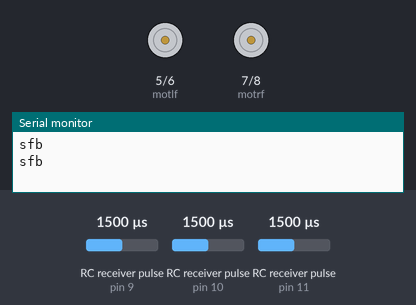
A sketch run on a simulated Arduino Uno, built with avr-gcc and run on an emulated ATmega328P. On the bench: motor-driver pin pairs drawn as motors (green arrow = first pin HIGH = forward, orange = second pin HIGH = backward, longer = more drive), the last lines printed to the serial monitor. Wiring (inferred from the names in the program): 3 × RC receiver channel: data pin 9 / data pin 10 / data pin 11. Inputs (shaded band) come from the test bench; at power-on: RC receiver pulse (sensors on pin 9, pin 10, pin 11) 1500 µs.

Above: at 1.2 s.
1.3 s: RC receiver pulse (sensor on pin 9) set to 1437 µs
3.2 s: RC receiver pulse (sensor on pin 9) set to 1408 µs
At 4.6 s:
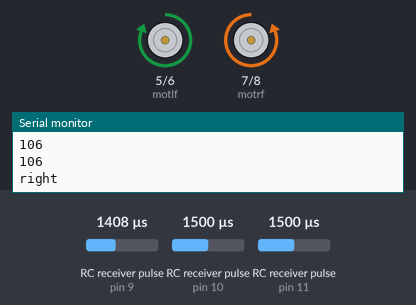
5.6 s: RC receiver pulse (sensor on pin 10) set to 1429 µs
8.3 s: RC receiver pulse (sensor on pin 10) set to 1404 µs
At 11.0 s:
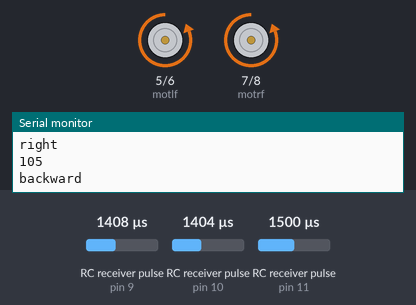
11.3 s: RC receiver pulse (sensor on pin 10) set to 1750 µs
At 14.1 s:
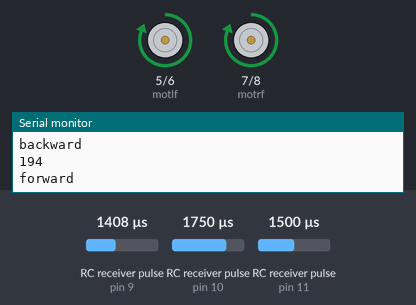
14.3 s: RC receiver pulse (sensor on pin 10) set to 1593 µs
16.5 s: RC receiver pulse (sensor on pin 10) set to 1569 µs
At 19.5 s:
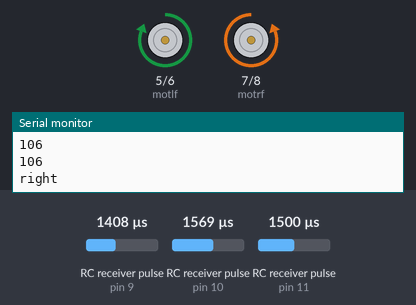
Timing chart, 0 to 20.5 s (numbered marks = the images above; inputs shaded):
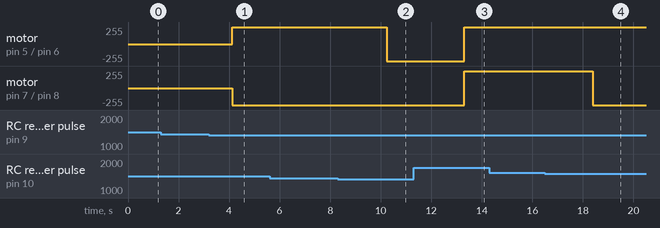

The sketch:

forward_and_backward.ino
```cpp
const int ch1 = 10;//RX chanal 1
const int ch2 = 9;//RX chanal 2
const int ch3 = 11;//RX chanal 3
const int motlf = 5;//If this pin is high then the left motor will rotate clockwise
const int motlb = 6;//Left motor anti clockwise
const int motrf = 7;//Right motor clockwise
const int motrb = 8;//Right mtor anti clockwise
const int motspeed = 3;//chanal to control motor speed
int ch1pwm,ch2pwm,ch3pwm,mapch1pwm,mapch2pwm,mapch3pwm;
char switchchar;
void setup(){
// put your setup code here, to run once:
pinMode(ch1,INPUT);
pinMode(ch2,INPUT);
pinMode(ch3,INPUT);
pinMode(motlf,OUTPUT);
pinMode(motlb,OUTPUT);
pinMode(motrf,OUTPUT);
pinMode(motrb,OUTPUT);
Serial.begin(9600);
}

void loop() {
// put your main code here, to run repeatedly:
ch1pwm = pulseIn(ch1,HIGH);
ch3pwm = pulseIn(ch3,HIGH);
ch2pwm = pulseIn(ch2,HIGH);
//The signal from the tx is between 994 & 1981 so we map the sigmal in between 0 & 254
mapch1pwm = map(ch1pwm,994,1981,0,254);
mapch2pwm = map(ch2pwm,994,1981,0,254);
mapch3pwm = map(ch3pwm,994,1981,0,254);
//Serial.println(mapch1pwm);
analogWrite(ch3,mapch3pwm);
if(mapch1pwm<110||mapch1pwm>150)//if the value of chanal is between 120 and 140 then move forward
{
if(mapch1pwm<120)
{
Serial.println(mapch1pwm);
backward();
}
else  if(mapch1pwm>140)
{
  Serial.println(mapch1pwm);
   forward();
}

}
else if(mapch2pwm>150||mapch2pwm<110)
{
if(mapch2pwm>140)
{
   Serial.println(mapch2pwm);
   left();
}
else if(mapch2pwm<120)
{
Serial.println(mapch2pwm);
Serial.println(mapch2pwm);
right();
}
}
else
{
  stope();
  Serial.println("sfb");

}
}
void forward()
{
  Serial.println("forward");
  digitalWrite(motlf,HIGH);
  digitalWrite(motlb,LOW);
  digitalWrite(motrf,HIGH);
  digitalWrite(motrb,LOW);
}
void backward()
{
  Serial.println("backward");
  digitalWrite(motlf,LOW);
  digitalWrite(motlb,HIGH);
  digitalWrite(motrf,LOW);
  digitalWrite(motrb,HIGH);
}
void right()
{
  Serial.println("right");
  digitalWrite(motlf,HIGH);
  digitalWrite(motlb,LOW);
  digitalWrite(motrf,LOW);
  digitalWrite(motrb,HIGH);
}
void left()
{
  Serial.println("left");
  digitalWrite(motlf,LOW);
  digitalWrite(motlb,HIGH);
  digitalWrite(motrf,HIGH);
  digitalWrite(motrb,LOW);
}
void stope()
{
  digitalWrite(motlf,LOW);
  digitalWrite(motlb,LOW);
  digitalWrite(motrf,LOW);
  digitalWrite(motrb,LOW);
}
```

Measured:
- the behaviour switches between 1421 and 1420 µs on RC receiver pulse (sensor on pin 9) (found by bisection; images 0 and 1)
- the behaviour switches between 1421 and 1420 µs on RC receiver pulse (sensor on pin 10) (found by bisection; images 1 and 2)
- the behaviour switches between 1580 and 1579 µs on RC receiver pulse (sensor on pin 10) (found by bisection; images 3 and 4)
- after the input at 3.2 s, motor on pin 5 (motlf) / pin 6 (motlb): stopped → forward 255/255 after 0.92 s; motor on pin 7 (motrf) / pin 8 (motrb): stopped → backward 255/255 after 0.92 s
- after the input at 8.3 s, motor on pin 5 (motlf) / pin 6 (motlb): forward 255/255 → backward 255/255 after 1.9 s
- after the input at 11.3 s, motor on pin 5 (motlf) / pin 6 (motlb), motor on pin 7 (motrf) / pin 8 (motrb): backward 255/255 → forward 255/255 after 2.0 s
- after the input at 16.5 s, motor on pin 7 (motrf) / pin 8 (motrb): forward 255/255 → backward 255/255 after 1.9 s
